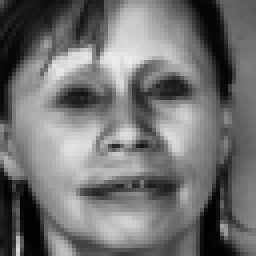
#> input picture sharedfolder/CNN_erika/positivos64/17.png, 64 x 64 px (shown 4 times larger); its folder holds 4 pictures in this run
$ python dataset2.py   (older library calls are emulated)
#> lines starting #> are read from the running program, lines starting #| are printed output that depends on the picture
import glob
import os
positive_paths = glob.glob(os.path.join("positivos64", "*.png"))
negative_paths = glob.glob(os.path.join("negativos64", "*.png"))
print ('loaded', len(positive_paths), 'positive examples')
print ('loaded', len(negative_paths), 'negative examples')
examples = [(path, 0) for path in negative_paths] + [(path, 1) for path in positive_paths]

import numpy as np
from skimage.measure import block_reduce
from skimage.io import imread

def examples_to_dataset(examples, block_size=2):
#> called with block_size = 2
    X = []
    y = []
    for path, label in examples:
        img = imread(path, as_grey=True)
#> img is the input picture: shape (64, 64); min 2, max 238, mean 112.9
        img = block_reduce(img, block_size=(block_size, block_size), func=np.mean)
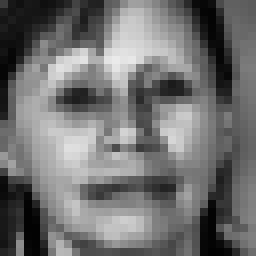
#> img: shape (32, 32) float64 (shown 8 times larger); min 2.25, max 234.2, mean 112.9
        X.append(img)
        y.append(label)
#> pass 2 of the loop in examples_to_dataset, `for path, label in examples:`:
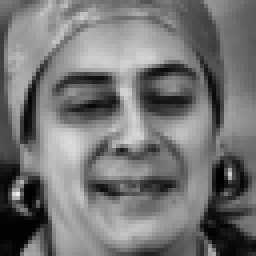
#> input picture sharedfolder/CNN_erika/positivos64/239.png, 64 x 64 px (shown 4 times larger)
#> in examples_to_dataset, img is the input picture: shape (64, 64); min 1, max 236, mean 116.2
#> in examples_to_dataset, `img = block_reduce(img, block_size=(block_size, block_size), func=np.m..`:
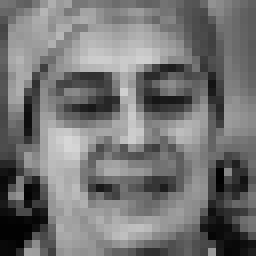
#> img: shape (32, 32) float64 (shown 8 times larger); min 1.25, max 215.5, mean 116.2
#> pass 3 of the loop in examples_to_dataset, `for path, label in examples:`:
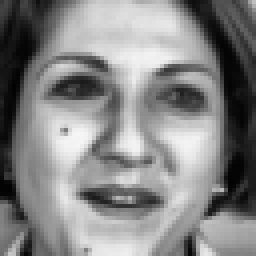
#> input picture sharedfolder/CNN_erika/positivos64/386.png, 64 x 64 px (shown 4 times larger)
#> in examples_to_dataset, img is the input picture: shape (64, 64); min 2, max 246, mean 133.5
#> in examples_to_dataset, `img = block_reduce(img, block_size=(block_size, block_size), func=np.m..`:
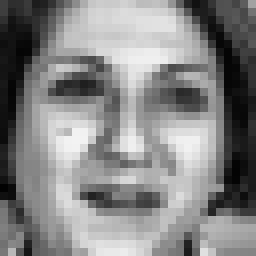
#> img: shape (32, 32) float64 (shown 8 times larger); min 2.75, max 243.8, mean 133.5
#> the loop made 4 passes; the first 3 are shown
    return np.asarray(X), np.asarray(y)

X, y = examples_to_dataset(examples)

X = X.astype(np.float32) / 255.
y = y.astype(np.int32)
print (X.dtype, X.min(), X.max(), X.shape)
print (y.dtype, y.min(), y.max(), y.shape)
#from utils import make_mosaic, show_array
#show_array(255 * make_mosaic(X[:len(negative_paths)], 8), fmt='jpeg') # negative at the beginning
#show_array(255 * make_mosaic(X[-len(positive_paths):], 8), fmt='jpeg') # positive at the end
np.save('X_train.npy', X)
np.save('y_train.npy', y)
